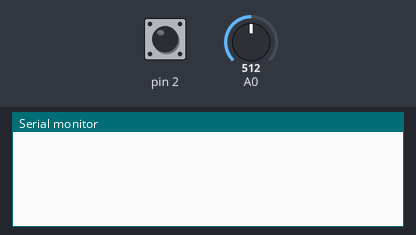
This sketch was run on a simulated Arduino Uno, built for the host (arithmetic inside an expression is 32-bit, double 64-bit). Parts: the last lines printed to the serial monitor. The inputs (shaded band) are chosen by the test bench; at power-on: pin 2 HIGH, A0 = 512.

Above: at 1.2 s.
1.3 s: pin 2 driven LOW
At 2.1 s:
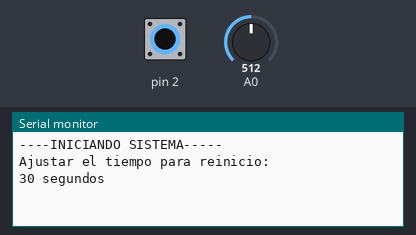
2.8 s: A0 set to 716
At 4.1 s:
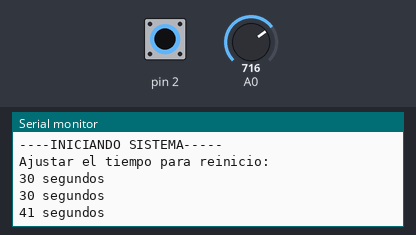
4.3 s: A0 set to 900
At 5.1 s:
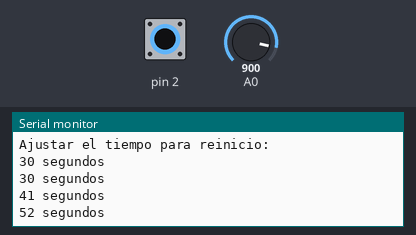
5.8 s: pin 2 pulsed HIGH 2 times (0.12 s each, 0.3 s apart)
At 6.7 s:
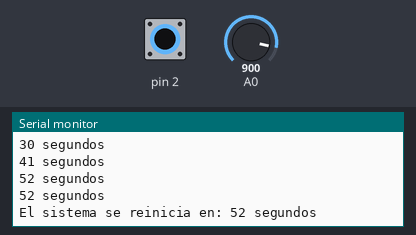
Timing chart, 0 to 8.8 s (numbered marks = the images above; inputs shaded):
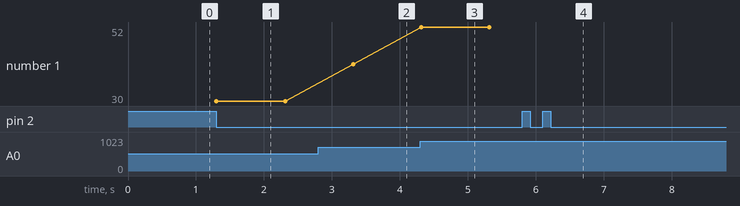

The sketch:

CardenasLizeth_Deber09.ino
```cpp
 /*
  * UNIVERSIDAD TECNICA DEL NORTE
  * FACULTAD DE INGENIERIA EN CIENCIAS APLICADAS
  * TAREA 09
  * Cardenas Lizeth
  */
#include <avr/wdt.h>
#include<MsTimer2.h>

int conversor;
int tiempo=0;
int cont=0;
int on=0;
int i=0;

void setup(){
  Serial.begin(9600);
  attachInterrupt(0,activacion,LOW);
  MsTimer2::set(1000, resetear);

}

void loop(){
  if(on==1){
  conversor=analogRead(0);
  tiempo=map(conversor,0,1023,0,60);
  Serial.println(String(tiempo)+String(" segundos"));
  delay(1000);
 }
}

void resetear(){
  cont++;
  Serial.println(cont);
  if(cont==tiempo){
    Serial.println("RESET");
    wdt_disable();
    wdt_enable(WDTO_15MS);
  }
}

void activacion(){
  switch(on){
    case 0:
      Serial.println("----INICIANDO SISTEMA-----");
      Serial.println("Ajustar el tiempo para reinicio: ");
      on++;
    break;
    case 1:
      Serial.println(String("El sistema se reinicia en: ")+String(tiempo)+String(" segundos"));
      MsTimer2::start();
      on++;
    break;
  }
}
```

Measured:
- after the input at 1.3 s, the serial monitor: prints a new line at once (image 1)
- after the input at 2.8 s, the serial monitor: prints a new line after 0.51 s (image 2)
- after the input at 4.3 s, the serial monitor: prints a new line at once (image 3)
- after the input at 5.8 s, the serial monitor: prints a new line after 0.12 s (image 4)
- plotted number 1: 30 → 41 after the input at 2.8 s, 41 → 52 after the input at 4.3 s
